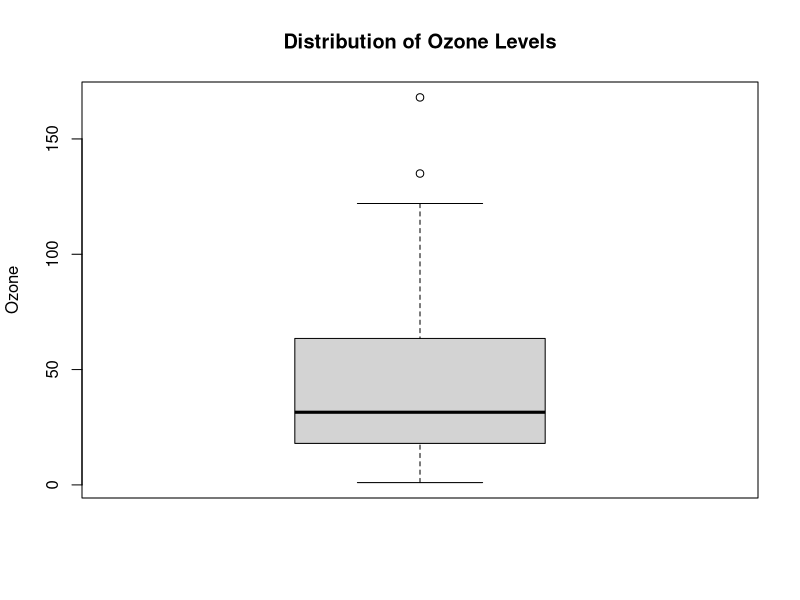
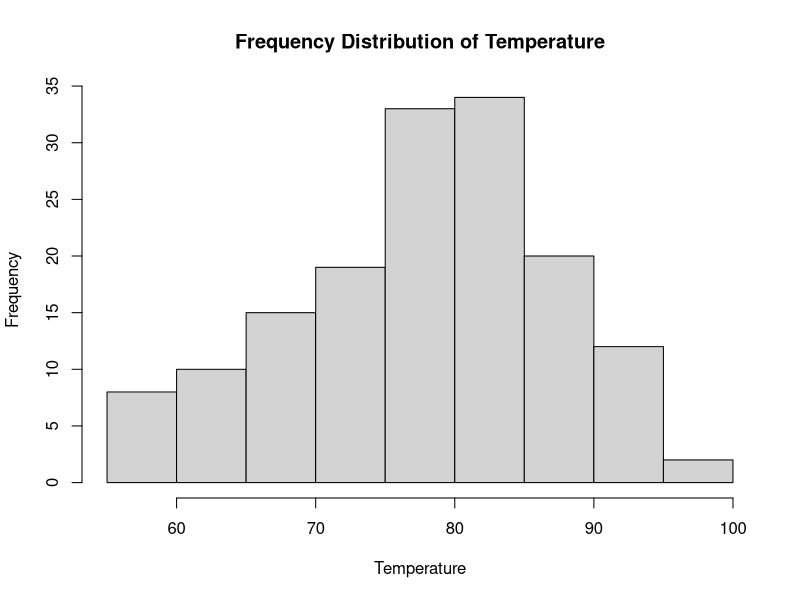
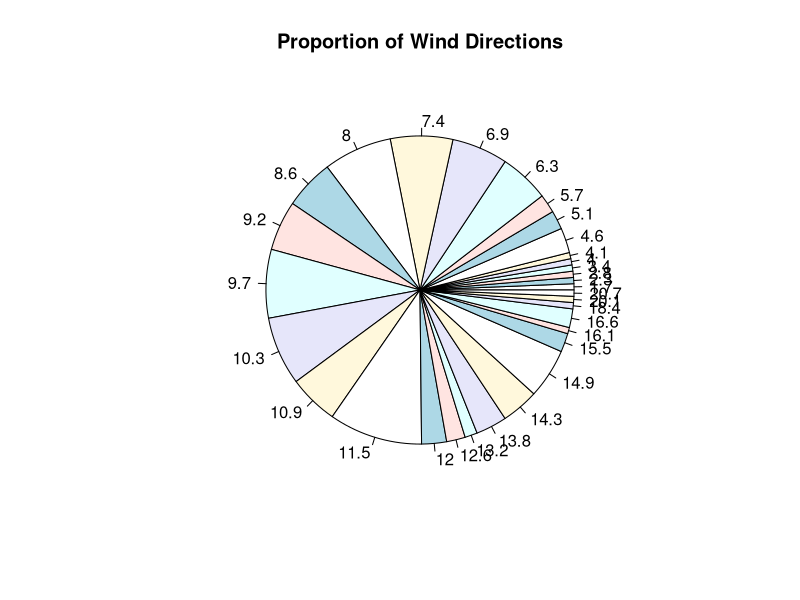
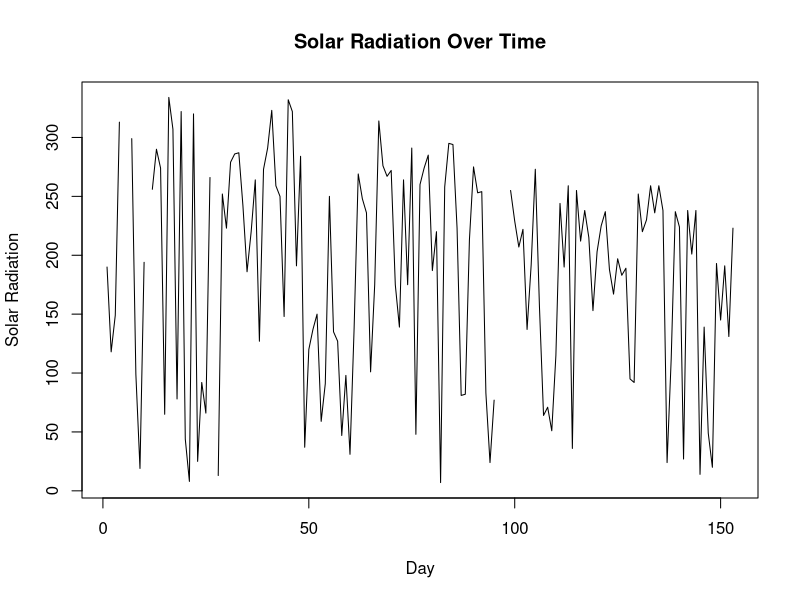

The R source for these figures, in order: (Note: this script raises an error after producing the figures.)
# Load the airquality dataset
data(airquality)
# 1. Boxplot for ozone levels
boxplot(airquality$Ozone, main="Distribution of Ozone Levels", ylab="Ozone")
# 2. Histogram for temperature
hist(airquality$Temp, main="Frequency Distribution of Temperature", xlab="Temperature")
# 3. Pie chart for wind directions
wind_direction_counts <- table(airquality$Wind)
pie(wind_direction_counts, main="Proportion of Wind Directions", labels=names(wind_direction_counts))
# 4. Line graph for solar radiation over time
plot(airquality$Solar.R, type="l", main="Solar Radiation Over Time", xlab="Day", ylab="Solar Radiation")
# 5. Scatter plot for ozone levels and wind speeds
plot(airquality$Wind.Speed, airquality$Ozone, main="Relationship between Ozone Levels and Wind Speed", xlab="Wind Speed", ylab="Ozone Levels")
# 6. Bar plot for average temperatures by month
average_temps <- tapply(airquality$Temp, as.factor(airquality$Month), mean)
barplot(average_temps, main="Average Temperatures by Month", xlab="Month", ylab="Average Temperature", names.arg=c("May", "June", "July", "August", "September"))
